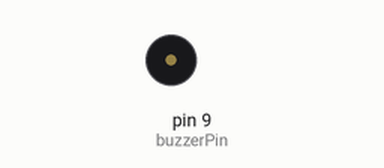
Recording of a sketch running on a simulated Arduino Uno, built with avr-gcc and run on an emulated ATmega328P. On the bench: buzzer (waves = sounding).

Above: at 0.5 s.
At 19.92 s:
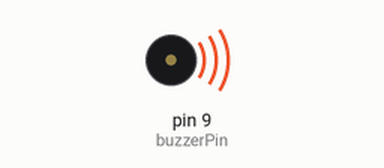
Timing chart, 0 to 20.2 s (numbered marks = the images above):
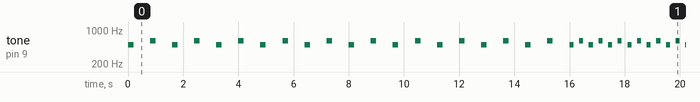

Measured:
- by itself, tone on pin 9 (buzzerPin): plays 500 Hz for 0.20 s, 600 Hz for 0.20 s, 500 Hz for 0.20 s, 600 Hz for 0.20 s, 500 Hz for 0.20 s, 600 Hz for 0.20 s … (328 notes in this stretch)

The sketch:

4_StagePredator_likeBeep2.ino
```cpp
int buzzerPin = 9;  // Pin connected to the active buzzer

void setup() {
  // Nothing to set up
}

void loop() {
  // Stage 1: Normal beep (10 seconds)
  for (int i = 0; i < 10; i++) {  // Repeat 10 times (1 beep per second)
    tone(buzzerPin, 500, 200);     // 500Hz for 200ms
    delay(800);                    // Wait for 800ms (longer pause to make a "teesee" effect)
    tone(buzzerPin, 600, 200);     // 600Hz for 200ms (slightly higher pitch for second beep)
    delay(800);                    // Wait for 800ms (same pause)
  }

  // Stage 2: Fast beep (10 seconds)
  for (int i = 0; i < 10; i++) {  // Repeat 10 times (1 beep per second)
    tone(buzzerPin, 500, 150);     // 500Hz for 150ms
    delay(350);                    // Wait for 350ms
    tone(buzzerPin, 600, 150);     // 600Hz for 150ms
    delay(350);                    // Wait for 350ms
  }

  // Stage 3: Faster beep (10 seconds)
  for (int i = 0; i < 10; i++) {  // Repeat 10 times (1 beep per second)
    tone(buzzerPin, 500, 100);     // 500Hz for 100ms
    delay(200);                    // Wait for 200ms
    tone(buzzerPin, 600, 100);     // 600Hz for 100ms
    delay(200);                    // Wait for 200ms
  }

  // Stage 4: Fastest beep (10 seconds)
  for (int i = 0; i < 10; i++) {  // Repeat 10 times (1 beep per second)
    tone(buzzerPin, 500, 50);      // 500Hz for 50ms (fastest beep)
    delay(100);                    // Wait for 100ms
    tone(buzzerPin, 600, 50);      // 600Hz for 50ms
    delay(100);                    // Wait for 100ms
  }

  // Pause before the loop restarts or ends (optional)
  delay(2000);  // Wait for 2 seconds before restarting the loop (you can adjust or remove this)
}
```
